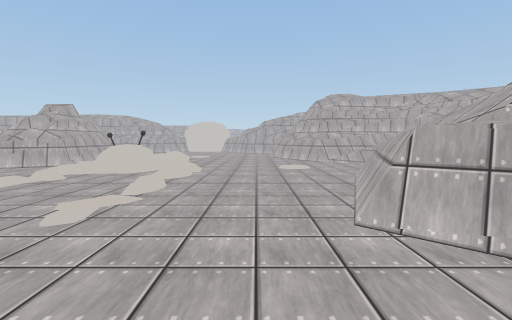
view 1 (above)

16 first-person views from a walk through a scene from a Unity 3-D project. The camera is 1.4 m above the floor, tilts 4° down and sees 85° across. The floor is counted in squares, 2 m on a side. Each view is taken from the middle of a square. On the plan, view 1 faces up. The plan holds only what a view shows up to about 9 squares ahead; the rest is blank. The place goes on beyond the plan. The player character is not drawn. Some animated figures are not drawn. Surface patterns are stand-ins for the level's own textures.

view 2
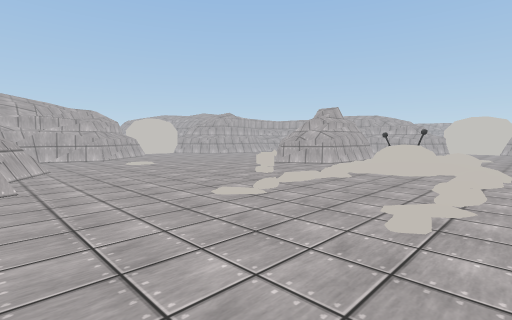

view 3
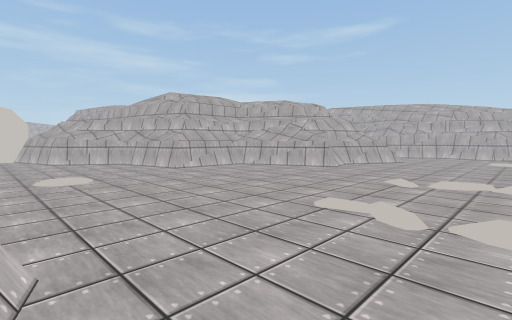

view 4
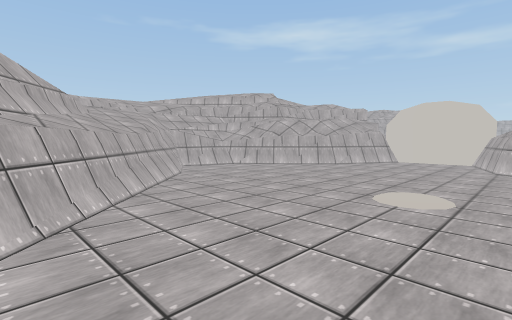

view 5
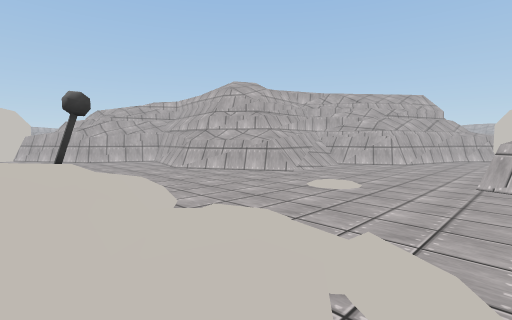

view 6
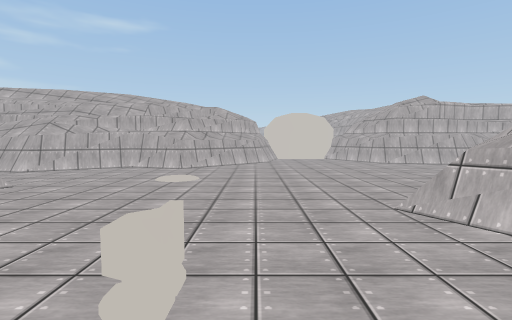

view 7
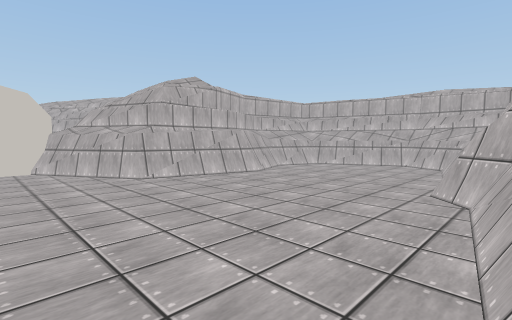

view 8
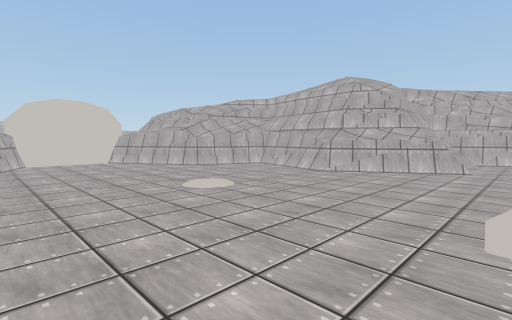

view 9
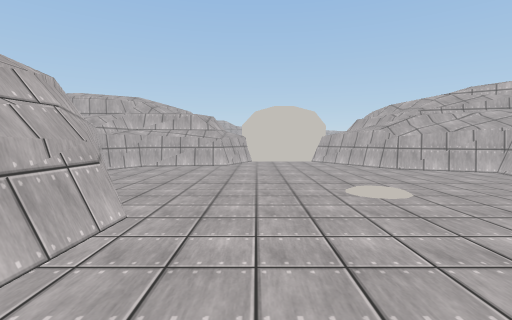

view 10
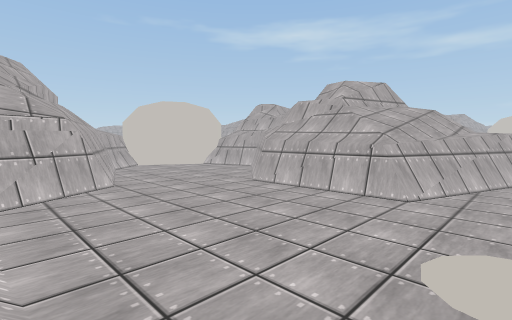

view 11
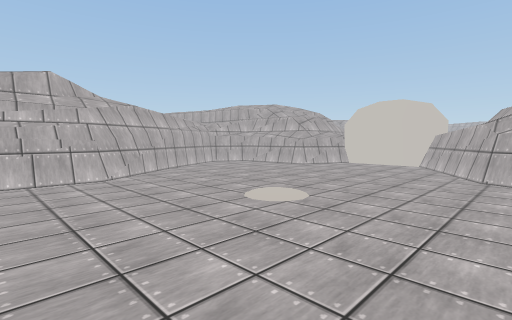

view 12
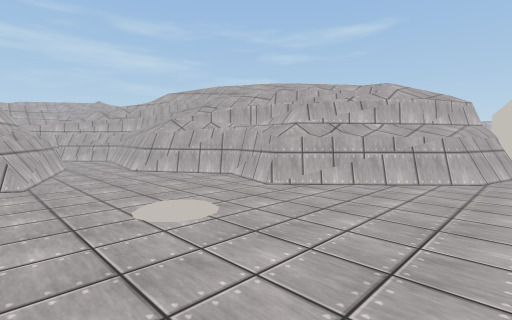

view 13
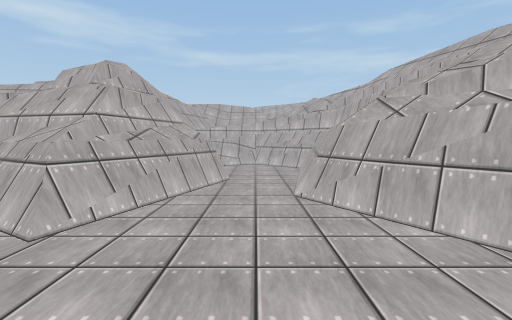

view 14
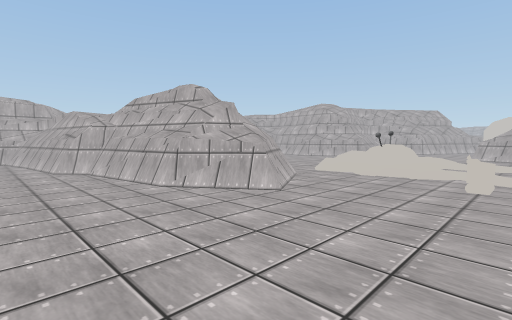

view 15
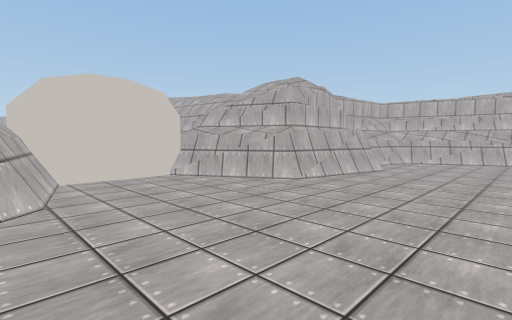

view 16
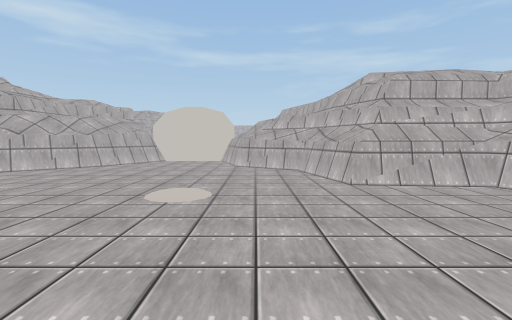

### Floor plan
Key: @ floor where view 1 was taken; # wall or solid block; x gap in a wall; . floor; / step, stairs or slope; = window, fence, low wall or low ledge; ^ raised ledge; O other object.
Columns run from 16 left of view 1 to 9 right of it. Each row starts with its distance up from view 1.
 18              ##
 17            #.O##
 16         ####...##
 15    ######.......##
 14    #...# ........#
 13    #...###.......#
 12    #...####......#
 11    #...####......##
 10    #....###.......#####
  9  ###....###.......///##
  8  #......###..#......./##
  7  O.......##. ==........###
  6 #........... =x..........#
  5 ####.......O///...####...O
  4    #.......././/..#  ##.#
  3    ##........./..##   ###
  2     #............###
  1     #..............##
  0     ##..###.....@...##
 -1      #.####^.........##
 -2      #.#   #..........#
 -3      #.    ###........#
 -4      #.      ##......##
 -5      #.#      ##....##
 -6      ###       #...##
 -7                ##..#
 -8                 #O##

Positions as (right, up) in squares from view 1, and headings:
1: (0, 0), facing up
2: (-1, 0), facing up-left
3: (1, 4), facing down-left
4: (-1, 2), facing down-right
5: (-3, 5), facing up-right
6: (-4, 5), facing left
7: (-8, 7), facing up-left
8: (-5, 8), facing up-right
9: (-4, 8), facing up
10: (1, 9), facing down-right
11: (0, 9), facing up-left
12: (-8, 6), facing down-left
13: (-10, 3), facing down
14: (-10, 4), facing up-right
15: (-10, 5), facing up-left
16: (-1, 2), facing down
